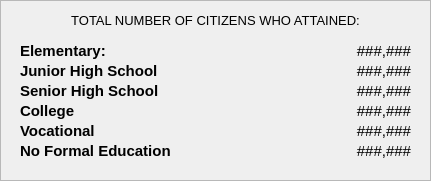
    <widget class="QFrame" name="demo_framePopulationOverview_2">
     <property name="geometry">
      <rect>
       <x>450</x>
       <y>60</y>
       <width>431</width>
       <height>181</height>
      </rect>
     </property>
     <property name="styleSheet">
      <string notr="true">#demo_framePopulationOverview{
	background-color: #fcfcfc;
}</string>
     </property>
     <property name="frameShape">
      <enum>QFrame::Shape::StyledPanel</enum>
     </property>
     <property name="frameShadow">
      <enum>QFrame::Shadow::Raised</enum>
     </property>
     <widget class="QLabel" name="demo_TotalSeniors_2">
      <property name="geometry">
       <rect>
        <x>250</x>
        <y>140</y>
        <width>161</width>
        <height>21</height>
       </rect>
      </property>
      <property name="font">
       <font>
        <family>Arial</family>
        <pointsize>11</pointsize>
        <bold>false</bold>
       </font>
      </property>
      <property name="styleSheet">
       <string notr="true">#demo_TotalSeniors {
	background-color: transparent;
	color: #4f4f4f;
}
</string>
      </property>
      <property name="text">
       <string>###,###</string>
      </property>
      <property name="alignment">
       <set>Qt::AlignmentFlag::AlignRight|Qt::AlignmentFlag::AlignTrailing|Qt::AlignmentFlag::AlignVCenter</set>
      </property>
     </widget>
     <widget class="QLabel" name="demo_TotalMinors_2">
      <property name="geometry">
       <rect>
        <x>250</x>
        <y>60</y>
        <width>161</width>
        <height>21</height>
       </rect>
      </property>
      <property name="font">
       <font>
        <family>Arial</family>
        <pointsize>11</pointsize>
        <bold>false</bold>
       </font>
      </property>
      <property name="styleSheet">
       <string notr="true">#demo_TotalMinors {
	background-color: transparent;
	color: #4f4f4f;
}
</string>
      </property>
      <property name="text">
       <string>###,###</string>
      </property>
      <property name="alignment">
       <set>Qt::AlignmentFlag::AlignRight|Qt::AlignmentFlag::AlignTrailing|Qt::AlignmentFlag::AlignVCenter</set>
      </property>
     </widget>
     <widget class="QLabel" name="demo_labelTotalAdult_2">
      <property name="geometry">
       <rect>
        <x>20</x>
        <y>100</y>
        <width>231</width>
        <height>21</height>
       </rect>
      </property>
      <property name="font">
       <font>
        <family>Arial</family>
        <pointsize>11</pointsize>
        <bold>true</bold>
       </font>
      </property>
      <property name="styleSheet">
       <string notr="true">#demo_labelTotalAdult {
	background-color: transparent;
	color: #4f4f4f;
}
</string>
      </property>
      <property name="text">
       <string>College</string>
      </property>
      <property name="alignment">
       <set>Qt::AlignmentFlag::AlignLeading|Qt::AlignmentFlag::AlignLeft|Qt::AlignmentFlag::AlignVCenter</set>
      </property>
     </widget>
     <widget class="QLabel" name="demo_labelTotalYoungAdults_2">
      <property name="geometry">
       <rect>
        <x>20</x>
        <y>80</y>
        <width>231</width>
        <height>21</height>
       </rect>
      </property>
      <property name="font">
       <font>
        <family>Arial</family>
        <pointsize>11</pointsize>
        <bold>true</bold>
       </font>
      </property>
      <property name="styleSheet">
       <string notr="true">#demo_labelTotalYoungAdults {
	background-color: transparent;
	color: #4f4f4f;
}
</string>
      </property>
      <property name="text">
       <string>Senior High School</string>
      </property>
      <property name="alignment">
       <set>Qt::AlignmentFlag::AlignLeading|Qt::AlignmentFlag::AlignLeft|Qt::AlignmentFlag::AlignVCenter</set>
      </property>
     </widget>
     <widget class="QLabel" name="demo_TotalChild_2">
      <property name="geometry">
       <rect>
        <x>250</x>
        <y>40</y>
        <width>161</width>
        <height>21</height>
       </rect>
      </property>
      <property name="font">
       <font>
        <family>Arial</family>
        <pointsize>11</pointsize>
        <bold>false</bold>
       </font>
      </property>
      <property name="styleSheet">
       <string notr="true">#demo_TotalChild {
	background-color: transparent;
	color: #4f4f4f;
}
</string>
      </property>
      <property name="text">
       <string>###,###</string>
      </property>
      <property name="alignment">
       <set>Qt::AlignmentFlag::AlignRight|Qt::AlignmentFlag::AlignTrailing|Qt::AlignmentFlag::AlignVCenter</set>
      </property>
     </widget>
     <widget class="QLabel" name="demo_labelTotalSeniors_2">
      <property name="geometry">
       <rect>
        <x>20</x>
        <y>140</y>
        <width>231</width>
        <height>21</height>
       </rect>
      </property>
      <property name="font">
       <font>
        <family>Arial</family>
        <pointsize>11</pointsize>
        <bold>true</bold>
       </font>
      </property>
      <property name="styleSheet">
       <string notr="true">#demo_labelTotalSeniors {
	background-color: transparent;
	color: #4f4f4f;
}
</string>
      </property>
      <property name="text">
       <string>No Formal Education</string>
      </property>
      <property name="alignment">
       <set>Qt::AlignmentFlag::AlignLeading|Qt::AlignmentFlag::AlignLeft|Qt::AlignmentFlag::AlignVCenter</set>
      </property>
     </widget>
     <widget class="QLabel" name="demo_TotalMiddleAges_2">
      <property name="geometry">
       <rect>
        <x>250</x>
        <y>120</y>
        <width>161</width>
        <height>21</height>
       </rect>
      </property>
      <property name="font">
       <font>
        <family>Arial</family>
        <pointsize>11</pointsize>
        <bold>false</bold>
       </font>
      </property>
      <property name="styleSheet">
       <string notr="true">#demo_TotalMiddleAges {
	background-color: transparent;
	color: #4f4f4f;
}
</string>
      </property>
      <property name="text">
       <string>###,###</string>
      </property>
      <property name="alignment">
       <set>Qt::AlignmentFlag::AlignRight|Qt::AlignmentFlag::AlignTrailing|Qt::AlignmentFlag::AlignVCenter</set>
      </property>
     </widget>
     <widget class="QLabel" name="demo_labelTotalMiddleAges_2">
      <property name="geometry">
       <rect>
        <x>20</x>
        <y>120</y>
        <width>231</width>
        <height>21</height>
       </rect>
      </property>
      <property name="font">
       <font>
        <family>Arial</family>
        <pointsize>11</pointsize>
        <bold>true</bold>
       </font>
      </property>
      <property name="styleSheet">
       <string notr="true">#demo_labelTotalMiddleAges {
	background-color: transparent;
	color: #4f4f4f;
}
</string>
      </property>
      <property name="text">
       <string>Vocational</string>
      </property>
      <property name="alignment">
       <set>Qt::AlignmentFlag::AlignLeading|Qt::AlignmentFlag::AlignLeft|Qt::AlignmentFlag::AlignVCenter</set>
      </property>
     </widget>
     <widget class="QLabel" name="demo_labelTotalChild_2">
      <property name="geometry">
       <rect>
        <x>20</x>
        <y>40</y>
        <width>231</width>
        <height>21</height>
       </rect>
      </property>
      <property name="font">
       <font>
        <family>Arial</family>
        <pointsize>11</pointsize>
        <bold>true</bold>
       </font>
      </property>
      <property name="styleSheet">
       <string notr="true">#demo_labelTotalChild {
	background-color: transparent;
	color: #4f4f4f;
}
</string>
      </property>
      <property name="text">
       <string>Elementary:</string>
      </property>
      <property name="alignment">
       <set>Qt::AlignmentFlag::AlignLeading|Qt::AlignmentFlag::AlignLeft|Qt::AlignmentFlag::AlignVCenter</set>
      </property>
     </widget>
     <widget class="QLabel" name="demo_labelTotalMinors_2">
      <property name="geometry">
       <rect>
        <x>20</x>
        <y>60</y>
        <width>231</width>
        <height>21</height>
       </rect>
      </property>
      <property name="font">
       <font>
        <family>Arial</family>
        <pointsize>11</pointsize>
        <bold>true</bold>
       </font>
      </property>
      <property name="styleSheet">
       <string notr="true">#demo_labelTotalMinors {
	background-color: transparent;
	color: #4f4f4f;
}
</string>
      </property>
      <property name="text">
       <string>Junior High School</string>
      </property>
      <property name="alignment">
       <set>Qt::AlignmentFlag::AlignLeading|Qt::AlignmentFlag::AlignLeft|Qt::AlignmentFlag::AlignVCenter</set>
      </property>
     </widget>
     <widget class="QLabel" name="demo_TotalYoungAdults_2">
      <property name="geometry">
       <rect>
        <x>250</x>
        <y>80</y>
        <width>161</width>
        <height>21</height>
       </rect>
      </property>
      <property name="font">
       <font>
        <family>Arial</family>
        <pointsize>11</pointsize>
        <bold>false</bold>
       </font>
      </property>
      <property name="styleSheet">
       <string notr="true">#demo_TotalYoungAdults {
	background-color: transparent;
	color: #4f4f4f;
}
</string>
      </property>
      <property name="text">
       <string>###,###</string>
      </property>
      <property name="alignment">
       <set>Qt::AlignmentFlag::AlignRight|Qt::AlignmentFlag::AlignTrailing|Qt::AlignmentFlag::AlignVCenter</set>
      </property>
     </widget>
     <widget class="QLabel" name="demo_TotalAdults_2">
      <property name="geometry">
       <rect>
        <x>250</x>
        <y>100</y>
        <width>161</width>
        <height>21</height>
       </rect>
      </property>
      <property name="font">
       <font>
        <family>Arial</family>
        <pointsize>11</pointsize>
        <bold>false</bold>
       </font>
      </property>
      <property name="styleSheet">
       <string notr="true">#demo_TotalAdults {
	background-color: transparent;
	color: #4f4f4f;
}
</string>
      </property>
      <property name="text">
       <string>###,###</string>
      </property>
      <property name="alignment">
       <set>Qt::AlignmentFlag::AlignRight|Qt::AlignmentFlag::AlignTrailing|Qt::AlignmentFlag::AlignVCenter</set>
      </property>
     </widget>
     <widget class="QLabel" name="label_desc2_2">
      <property name="geometry">
       <rect>
        <x>0</x>
        <y>10</y>
        <width>431</width>
        <height>20</height>
       </rect>
      </property>
      <property name="font">
       <font>
        <family>Arial</family>
        <pointsize>10</pointsize>
       </font>
      </property>
      <property name="styleSheet">
       <string notr="true">#label_desc2{
	color: #969696;
}</string>
      </property>
      <property name="text">
       <string>TOTAL NUMBER OF CITIZENS WHO ATTAINED:</string>
      </property>
      <property name="alignment">
       <set>Qt::AlignmentFlag::AlignCenter</set>
      </property>
     </widget>
    </widget>
